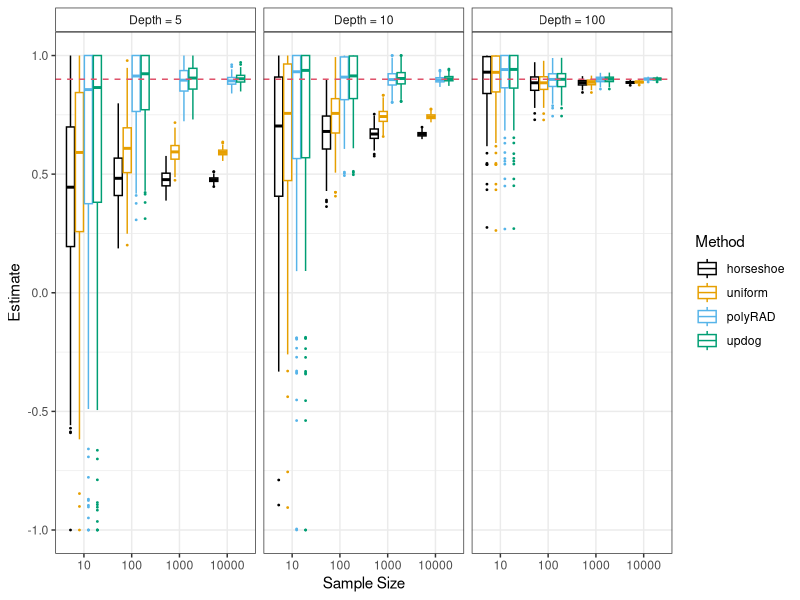
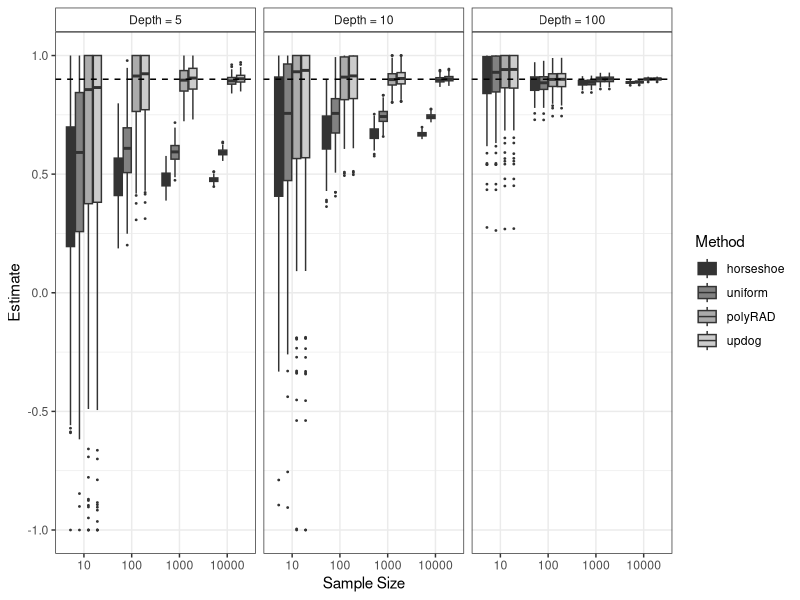

Reproduce these figures in R, in order.
##########################
## Boxplots for prior effects
##########################

library(tidyverse)
library(ggthemes)

prior <- read_csv("./output/prior/prior_sims_out.csv")

prior %>%
  select(nind,
         size,
         updog = updog_rho,
         polyRAD = polyrad_rho,
         uniform = uniform_rho,
         horseshoe = horse_rho) %>%
  gather(updog, polyRAD, uniform, horseshoe, key = "Method", value = "Estimate") %>%
  mutate(nind = as.factor(nind), size = as.factor(size),
         Method = parse_factor(Method, levels = c("horseshoe", "uniform", "polyRAD", "updog")),
         size = parse_factor(paste0("Depth = ", size), levels = c("Depth = 5", "Depth = 10", "Depth = 100"))) %>%
  ggplot(aes(x = nind, y = Estimate, color = Method)) +
  facet_wrap(.~size) +
  geom_boxplot(outlier.size = 0.3) +
  theme_bw() +
  theme(strip.background = element_rect(fill = "white")) +
  scale_color_colorblind() +
  geom_hline(yintercept = 0.9, lty = 2, col = 2) +
  xlab("Sample Size") ->
  pl

ggsave(filename = "./output/prior/prior_box.pdf", plot = pl, height = 3, width = 6.5, family = "Times")


prior %>%
  select(nind,
         size,
         updog = updog_rho,
         polyRAD = polyrad_rho,
         uniform = uniform_rho,
         horseshoe = horse_rho) %>%
  gather(updog, polyRAD, uniform, horseshoe, key = "Method", value = "Estimate") %>%
  mutate(nind = as.factor(nind), size = as.factor(size),
         Method = parse_factor(Method, levels = c("horseshoe", "uniform", "polyRAD", "updog")),
         size = parse_factor(paste0("Depth = ", size), levels = c("Depth = 5", "Depth = 10", "Depth = 100"))) %>%
  ggplot(aes(x = nind, y = Estimate, fill = Method)) +
  facet_wrap(.~size) +
  geom_boxplot(outlier.size = 0.3) +
  theme_bw() +
  theme(strip.background = element_rect(fill = "white")) +
  scale_fill_grey() +
  geom_hline(yintercept = 0.9, lty = 2) +
  xlab("Sample Size") ->
  pl

ggsave(filename = "./output/prior/prior_box_bw.pdf", plot = pl, height = 3, width = 6.5, family = "Times")
